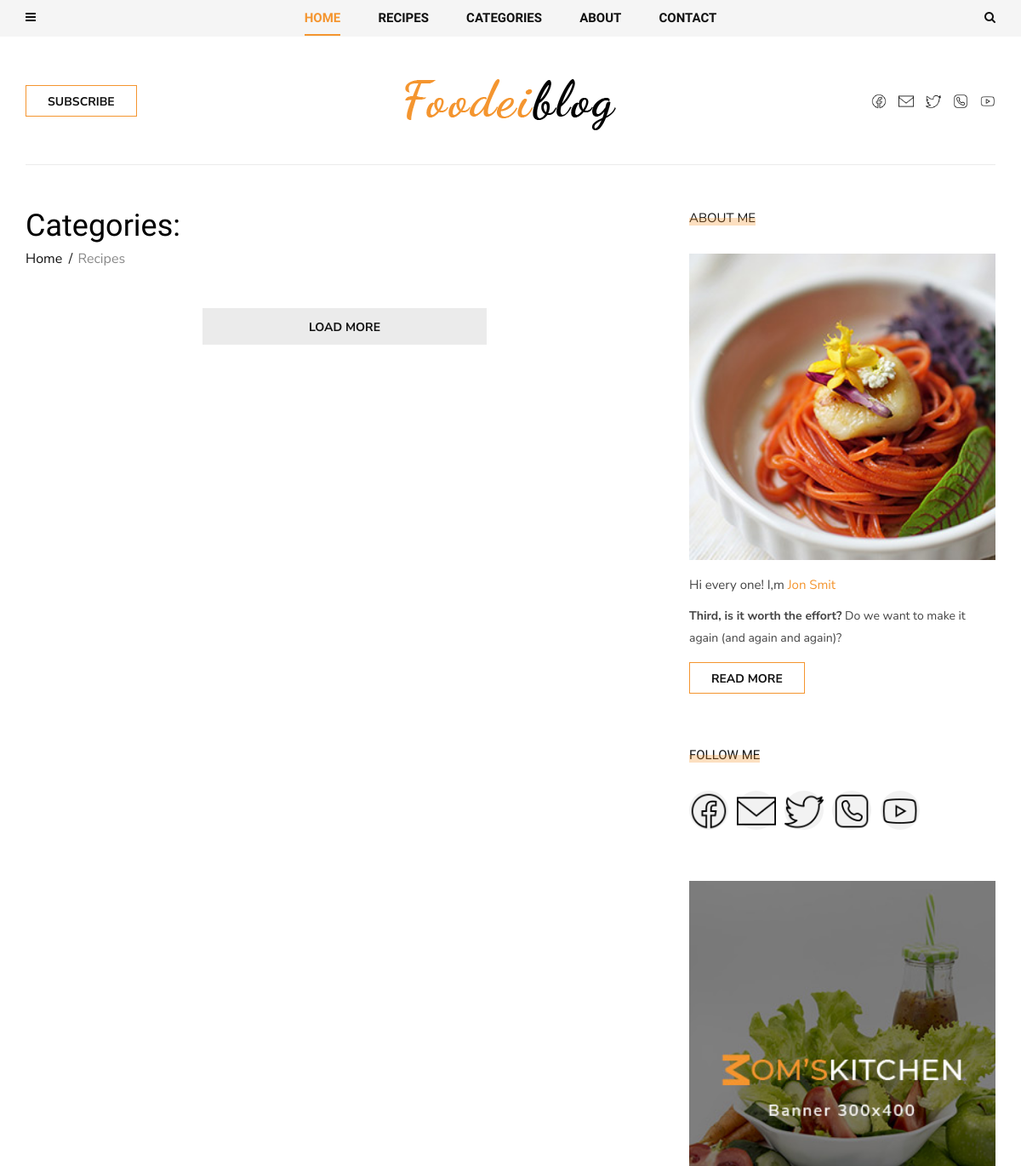
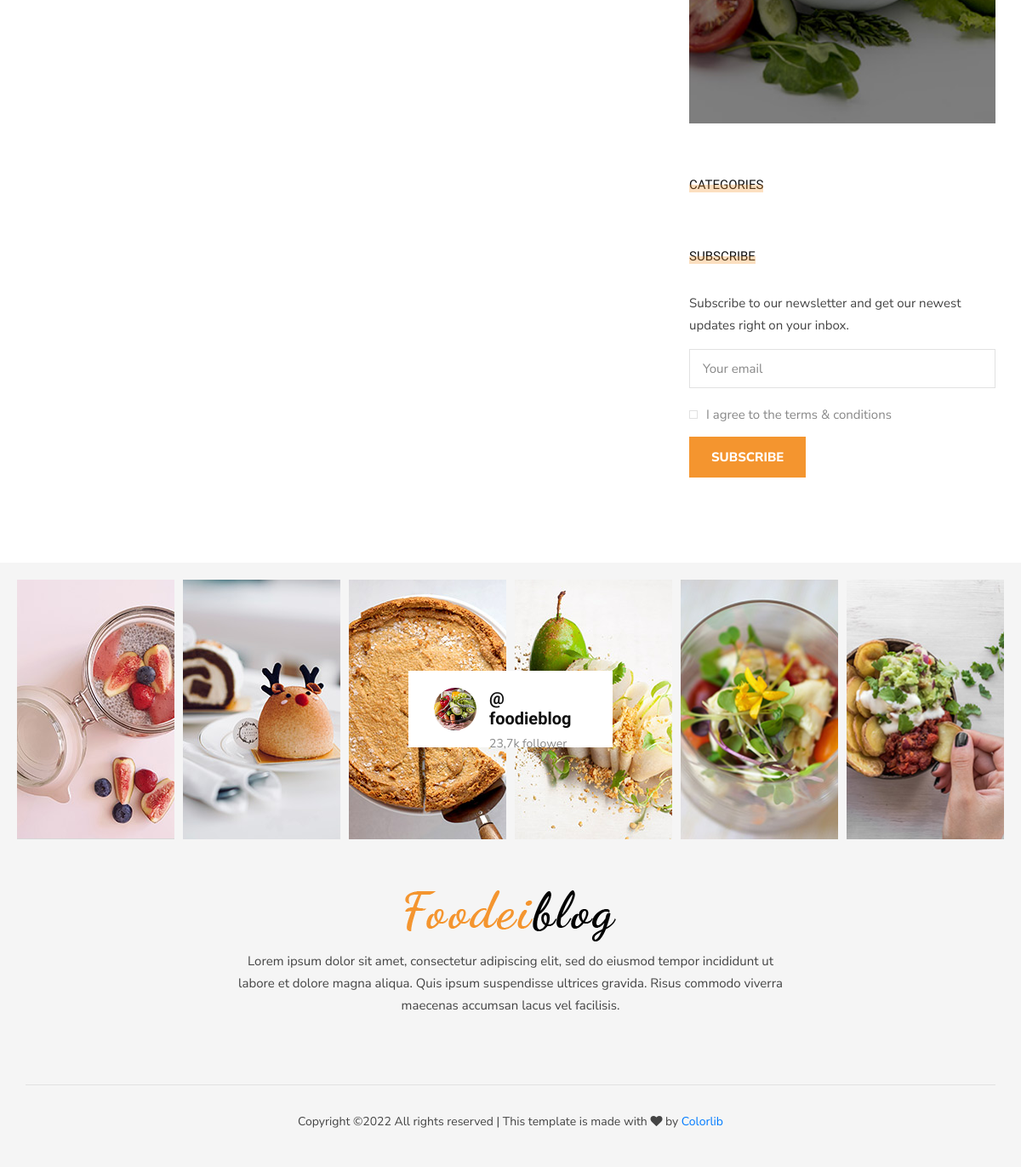
/tomato/, run on the app's committed database (2 pictures, top to bottom).
### contact/models.py (models this page shows, shortened)
class Social(models.Model):
    icon = models.FileField(upload_to='icons/')
    name = models.CharField(max_length=200)
    link = models.URLField()

class About(models.Model):
    name = models.CharField(max_length=50, default='')
    text = RichTextField()
    mini_text = RichTextField()
    def get_first_image(self):
        item = self.about_images.first()
        return item.img.url

class ImageAbout(models.Model):
    img = models.ImageField(upload_to='about/')
    page = models.ForeignKey(About, on_delete=models.CASCADE, related_name="about_images")
    alt = models.CharField(max_length=100)

### blog/views.py (the view)
# urls.py: path('<slug:slug>/', views.PostListView.as_view(), name='post_list'),
class PostListView(ListView):
    model = Post
    def get_queryset(self):
        return Post.objects.filter(category__slug=self.kwargs.get('slug')).select_related("category")

### blog/models.py (called while the page is built)
    def get_absolute_url(self):
        return reverse("post_single", kwargs={"slug": self.category.slug, "post_slug": self.slug})

### blog/templatetags/menu_tags.py (called while the page is built)
def get_all_categories():
    return Category.objects.all()

@register.inclusion_tag('blog/include/tags/top_menu.html')
def get_categories():
    category = get_all_categories()
    return {"list_category": category}

@register.inclusion_tag('blog/include/tags/recipes_tag.html')
def get_last_posts():
    posts = Post.objects.select_related("category").order_by("id")[:5]
    return {"list_last_post": posts}

### contact/templatetags/social_tags.py (called while the page is built)
@register.simple_tag()
def get_social_links():
    return Social.objects.all()

@register.simple_tag()
def get_about():
    return About.objects.last()

### templates/blog/post_list.html (shortened to what this page needs)
{% extends 'base.html' %}
    {% block content %}
    <section class="categories categories-grid spad">
        <div class="categories__post">
            <div class="container">
                <div class="categories__grid__post">
                    <div class="row">
                        <div class="col-lg-8 col-md-8">
                            <div class="breadcrumb__text">
                                <h2>Categories: </h2>
                                <div class="breadcrumb__option">
                                    <a href="#">Home</a>
                                    <span>Recipes</span>
                                </div>
                            </div>
                            <div class="row">
                                <div class="col-lg-12 text-center">
                                    <div class="load__more__btn">
                                        <a href="#">Load more</a>
                                    </div>
                                </div>
                            </div>
                        </div>
                        {% include 'blog/include/sidebar.html' %}
                    </div>
                </div>
            </div>
        </div>
    </section>
    {% endblock content %}

### templates/header.html
{% load social_tags cache %}
{% cache 5000 header %}
<header class="header">
        <div class="header__top">
            <div class="container">
                <div class="row">
                    <div class="col-lg-2 col-md-1 col-6 order-md-1 order-1">
                        <div class="header__humberger">
                            <i class="fa fa-bars humberger__open"></i>
                        </div>
                    </div>
                    <div class="col-lg-8 col-md-10 order-md-2 order-3">
                        {% include 'blog/include/top_nav.html' %}
                    </div>
                    <div class="col-lg-2 col-md-1 col-6 order-md-3 order-2">
                        <div class="header__search">
                            <i class="fa fa-search search-switch"></i>
                        </div>
                    </div>
                </div>
            </div>
        </div>
        <div class="container">
            <div class="row">
                <div class="col-lg-3 col-md-3">
                    <div class="header__btn">
                        <a href="./signin.html" class="primary-btn">Subscribe</a>
                    </div>
                </div>
                <div class="col-lg-6 col-md-6">
                    <div class="header__logo">
                        <a href="./index.html"><img src="img/logo.png" alt=""></a>
                    </div>
                </div>
                <div class="col-lg-3 col-md-3">
                    <div class="header__social">
                        {% get_social_links as social_links %}
                            {% for item in social_links %}
                                <a href="{{ item.link }}"><img style="width: 18px" src="{{ item.icon.url }}"></a>
                            {% endfor %}
                    </div>
                </div>
            </div>
        </div>
    </header>
{% endcache %}

### templates/blog/include/sidebar.html (shortened to what this page needs)
{% load social_tags %}
<div class="col-lg-4 col-md-4">
        <div class="sidebar__item">
            <div class="sidebar__about__item">
                <div class="sidebar__item__title">
                    <h6>About me</h6>
                </div>
                 {% get_about as about %}
                <img src="{{ about.get_first_image }}" alt="">
                <h6>Hi every one! I,m <span>{{ about.name }}</span></h6>
                <p>{{ about.mini_text|safe }}</p>
                <a href="{% url 'about' %}" class="primary-btn">Read more</a>
            </div>
            <div class="sidebar__follow__item">
                <div class="sidebar__item__title">
                    <h6>Follow me</h6>
                </div>
                {% get_social_links as social_links %}
                <div class="sidebar__item__follow__links">
                    {% for item in social_links %}
                        <a href="{{ item.link }}"><img src="{{ item.icon.url }}"></a>
                    {% endfor %}
                </div>
            </div>
            <div class="sidebar__item__banner">
                <img src="img/sidebar/banner.jpg" alt="">
            </div>
            <div class="sidebar__item__categories">
                <div class="sidebar__item__title">
                    <h6>Categories</h6>
                </div>
            </div>
            <div class="sidebar__subscribe__item">
                <div class="sidebar__item__title">
                    <h6>Subscribe</h6>
                </div>
                <p>Subscribe to our newsletter and get our newest updates right on your inbox.</p>
                <form action="#">
                    <input type="text" class="email-input" placeholder="Your email">
                    <label for="s-agree-check">
                        I agree to the terms & conditions
                        <span class="checkmark"></span>
                    </label>
                    <button type="submit" class="site-btn">Subscribe</button>
                </form>
            </div>
        </div>
    </div>

### data on the page
Social: icon (picture)
Social: icon (picture)
Social: icon (picture)
Social: icon (picture)
Social: icon (picture)
About: get_first_image (picture), name "Jon Smit", mini_text "Third, is it worth the effort? Do we want to make it again (and again and again)?"
